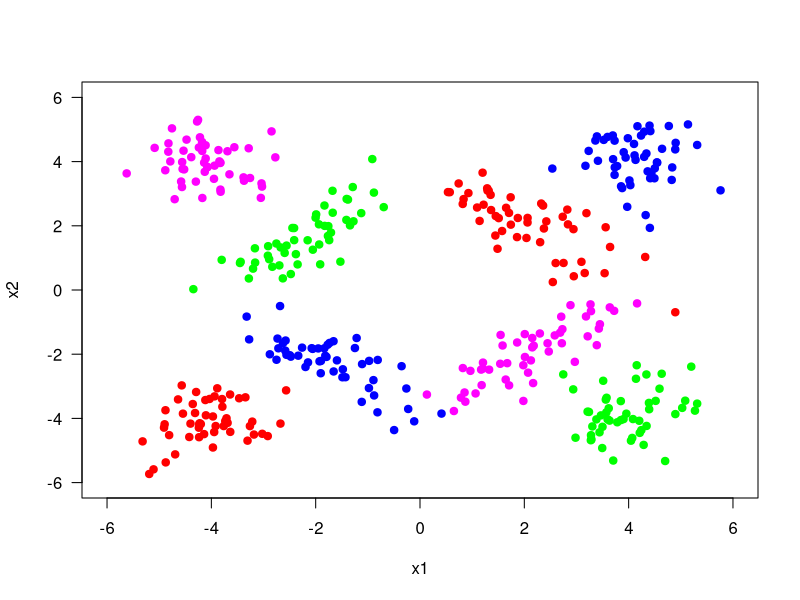
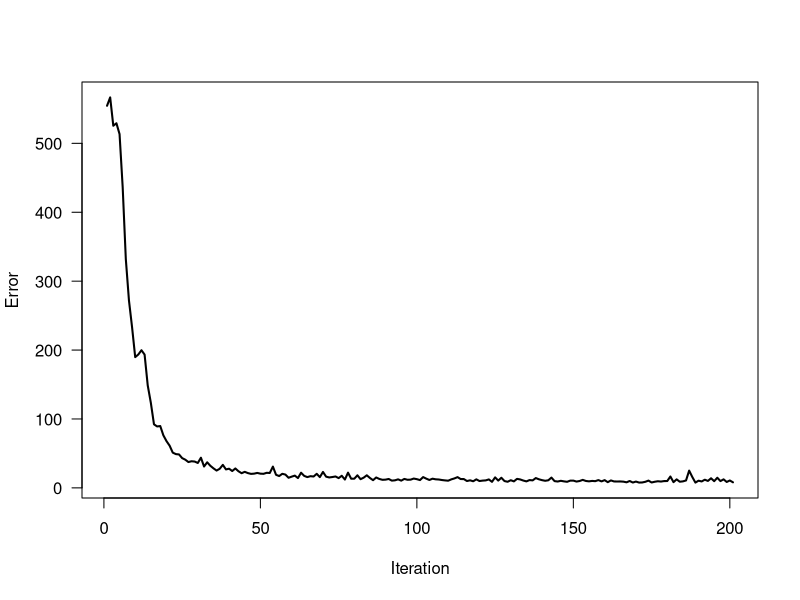
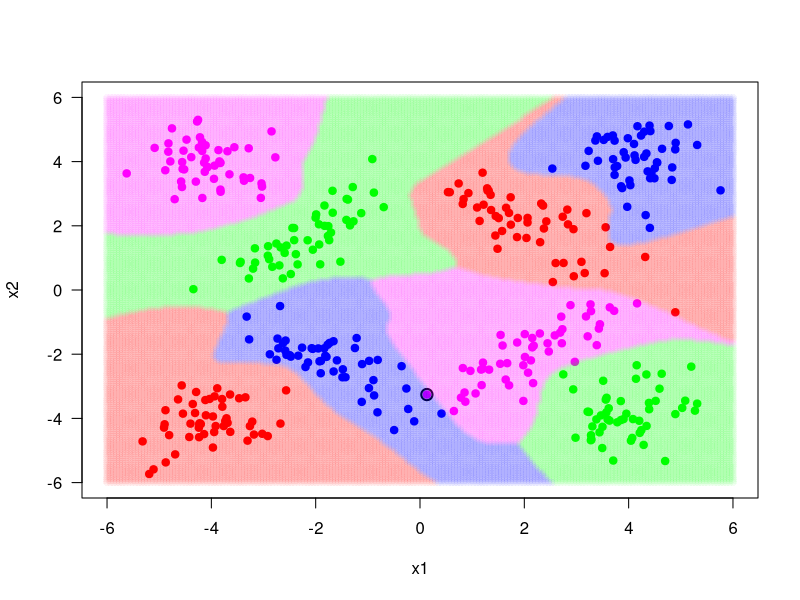

Write R code to recreate these figures, in order.
library(MASS)

set.seed(521)
# mean parameters
class_means <- matrix(c(+2.0, +2.0,
                        -4.0, -4.0,
                        -2.0, +2.0,
                        +4.0, -4.0,
                        -2.0, -2.0,
                        +4.0, +4.0,
                        +2.0, -2.0,
                        -4.0, +4.0), 2, 8)
# covariance parameters
class_covariances <- array(c(+0.8, -0.6, -0.6, +0.8,
                             +0.4, +0.0, +0.0, +0.4,
                             +0.8, +0.6, +0.6, +0.8,
                             +0.4, +0.0, +0.0, +0.4,
                             +0.8, -0.6, -0.6, +0.8,
                             +0.4, +0.0, +0.0, +0.4,
                             +0.8, +0.6, +0.6, +0.8,
                             +0.4, +0.0, +0.0, +0.4), c(2, 2, 8))
# sample sizes
class_sizes <- rep(50, 8)

# generate random samples
points1 <- mvrnorm(n = class_sizes[1], mu = class_means[,1], Sigma = class_covariances[,,1])
points2 <- mvrnorm(n = class_sizes[2], mu = class_means[,2], Sigma = class_covariances[,,2])
points3 <- mvrnorm(n = class_sizes[3], mu = class_means[,3], Sigma = class_covariances[,,3])
points4 <- mvrnorm(n = class_sizes[4], mu = class_means[,4], Sigma = class_covariances[,,4])
points5 <- mvrnorm(n = class_sizes[5], mu = class_means[,5], Sigma = class_covariances[,,5])
points6 <- mvrnorm(n = class_sizes[6], mu = class_means[,6], Sigma = class_covariances[,,6])
points7 <- mvrnorm(n = class_sizes[7], mu = class_means[,7], Sigma = class_covariances[,,7])
points8 <- mvrnorm(n = class_sizes[8], mu = class_means[,8], Sigma = class_covariances[,,8])
X <- rbind(points1, points2, points3, points4, points5, points6, points7, points8)
colnames(X) <- c("x1", "x2")

# generate corresponding labels
y <- c(rep(1, class_sizes[1]),rep(1, class_sizes[2]),rep(2, class_sizes[3]),rep(2, class_sizes[4]),
       rep(3, class_sizes[5]),rep(3, class_sizes[6]),rep(4, class_sizes[7]),rep(4, class_sizes[8]))
y_truth <- y

# get number of samples and number of features
N <- length(y_truth)
D <- ncol(X)
K <- max(y_truth)

y_truth_encoded <- t(sapply(1:N, FUN = function(i) {
  if (y[i] == 1) {
    return(c(1,0,0,0))
  } else if (y[i] == 2) {
    return(c(0,1,0,0))
  } else if (y[i] == 3) {
    return(c(0,0,1,0))
  } else if (y[i] == 4) {
    return(c(0,0,0,1))
  }
}))

# plot data points generated
plot(points1[,1], points1[,2], type = "p", pch = 19, col = "red", las = 1,
     xlim = c(-6, 6), ylim = c(-6, 6),
     xlab = "x1", ylab = "x2")
points(points2[,1], points2[,2], type = "p", pch = 19, col = "red")
points(points3[,1], points3[,2], type = "p", pch = 19, col = "green")
points(points4[,1], points4[,2], type = "p", pch = 19, col = "green")
points(points5[,1], points5[,2], type = "p", pch = 19, col = "blue")
points(points6[,1], points6[,2], type = "p", pch = 19, col = "blue")
points(points7[,1], points7[,2], type = "p", pch = 19, col = "magenta")
points(points8[,1], points8[,2], type = "p", pch = 19, col = "magenta")

# define the sigmoid function
sigmoid <- function(a) {
  return (1 / (1 + exp(-a)))
}

# define the softmax function
softmax <- function(Z, v) {
  y_predict_not_normalized <- exp(cbind(1, Z) %*% v)
  y_predict_normalized <- matrix(0, nrow=nrow(y_predict_not_normalized), ncol=ncol(y_predict_not_normalized))
  for (i in 1:nrow(y_predict_not_normalized)) {
    y_predict_normalized[i,] <- y_predict_not_normalized[i,] / sum(y_predict_not_normalized[i,])
  }
  return(y_predict_normalized)
}

getLabels <- function(y_predicted) {
  sapply(1:N, FUN = function(i) {
    which.max(y_predicted[i,])
  })
}

H <- 20

W <- matrix(runif((D + 1) * H, min = -0.01, max = 0.01), D + 1, H)
v <- matrix(runif((H + 1) * K, min = -0.01, max = 0.01), H + 1, K)

Z <- sigmoid(cbind(1, X) %*% W)
y_predicted <- softmax(Z,v)

# update this function
objective_values <- -sum(y_truth_encoded * log(y_predicted + 1e-100))

# set learning parameters
eta <- 0.1 # learning rate
epsilon <- 1e-3
max_iteration <- 200

# learn W and v using gradient descent and online learning
iteration <- 1
while (1) {
  for (i in sample(N)) {
    # calculate hidden nodes
    Z[i,] <- sigmoid(c(1, X[i,]) %*% W)
    # calculate output node
    y_predicted[i,] <- softmax(matrix(Z[i,], 1, H), v)

    delta_v <- matrix(0, nrow=H+1, ncol=K)
    for (k in 1:K) {
      # v[, k] <- v[, k] + eta * (y_truth_encoded[i, k] - y_predicted[i, k]) * c(1, Z[i,]) 
      delta_v[, k] <- (y_truth_encoded[i, k] - y_predicted[i, k]) * c(1, Z[i,])
    }
    
    delta_W <- matrix(0, nrow=D+1, ncol=H)
    for (h in 1:H) {
      inner_term = sum((y_truth_encoded[i,] - y_predicted[i,]) * v[h,])
      delta_W[, h] <- inner_term * Z[i, h] * (1 - Z[i, h]) * c(1, X[i,])
      #W[, h] <- W[, h] + eta * inner_term * Z[i, h] * (1 - Z[i, h]) * c(1, X[i,])
    }
    
    v <- v + eta * delta_v
    W <- W + eta * delta_W
  }
  
  Z <- sigmoid(cbind(1, X) %*% W)
  y_predicted <- softmax(Z, v)
  objective_values <- c(objective_values, -sum(y_truth_encoded * log(y_predicted + 1e-100)))
  
  if (abs(objective_values[iteration + 1] - objective_values[iteration]) < epsilon | iteration >= max_iteration) {
    break
  }
  
  iteration <- iteration + 1
  print(iteration)
}
print(W)
print(v)

# plot objective function during iterations
plot(1:(iteration + 1), objective_values,
     type = "l", lwd = 2, las = 1,
     xlab = "Iteration", ylab = "Error")

# calculate confusion matrix
y_predicted_decoded <- getLabels(y_predicted)
confusion_matrix <- table(y_predicted_decoded, y_truth)
print(confusion_matrix)

# define score function for arbitrary points
score_function <- function(x1,x2) {
  temp_Z <- sigmoid(cbind(1, x1, x2) %*% W)
  single_y_predicted <- softmax(temp_Z, v)
  return(which.max(single_y_predicted))
}

# evaluate discriminat function on a grid
x1_interval <- seq(from = -6, to = +6, by = 0.06)
x2_interval <- seq(from = -6, to = +6, by = 0.06)
x1_grid <- matrix(x1_interval, nrow = length(x1_interval), ncol = length(x1_interval), byrow = FALSE)
x2_grid <- matrix(x2_interval, nrow = length(x2_interval), ncol = length(x2_interval), byrow = TRUE)

predicted_labels <- matrix(mapply(score_function, x1_grid, x2_grid), nrow(x2_grid), ncol(x2_grid))

plot(X[y_truth == 1, 1], X[y_truth == 1, 2], type = "p", pch = 19, col = "red",
     xlim = c(-6, +6),
     ylim = c(-6, +6),
     xlab = "x1", ylab = "x2", las = 1)
points(X[y_truth == 2, 1], X[y_truth == 2, 2], type = "p", pch = 19, col = "green")
points(X[y_truth == 3, 1], X[y_truth == 3, 2], type = "p", pch = 19, col = "blue")
points(X[y_truth == 4, 1], X[y_truth == 4, 2], type = "p", pch = 19, col = "magenta")

# wrong predictions
points(X[y_predicted_decoded != y_truth, 1], X[y_predicted_decoded != y_truth, 2], cex = 1.5, lwd = 2)

# grid
alpha = 0.05
points(x1_grid[predicted_labels == 1], x2_grid[predicted_labels == 1], col = rgb(red = 1, green = 0, blue = 0, alpha = alpha), pch = 16)
points(x1_grid[predicted_labels == 2], x2_grid[predicted_labels == 2], col = rgb(red = 0, green = 1, blue = 0, alpha = alpha), pch = 16)
points(x1_grid[predicted_labels == 3], x2_grid[predicted_labels == 3], col = rgb(red = 0, green = 0, blue = 1, alpha = alpha), pch = 16)
points(x1_grid[predicted_labels == 4], x2_grid[predicted_labels == 4], col = rgb(red = 1, green = 0, blue = 1, alpha = alpha), pch = 16)
